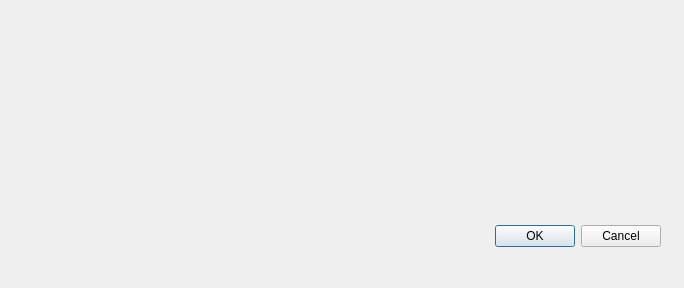
<?xml version="1.0" encoding="UTF-8"?>
<ui version="4.0">
 <class>Dialog</class>
 <widget class="QDialog" name="Dialog">
  <property name="geometry">
   <rect>
    <x>0</x>
    <y>0</y>
    <width>684</width>
    <height>288</height>
   </rect>
  </property>
  <property name="windowTitle">
   <string>Dialog</string>
  </property>
  <widget class="QDialogButtonBox" name="buttonBox">
   <property name="geometry">
    <rect>
     <x>320</x>
     <y>220</y>
     <width>341</width>
     <height>32</height>
    </rect>
   </property>
   <property name="orientation">
    <enum>Qt::Horizontal</enum>
   </property>
   <property name="standardButtons">
    <set>QDialogButtonBox::Cancel|QDialogButtonBox::Ok</set>
   </property>
  </widget>
  <widget class="QLabel" name="label">
   <property name="geometry">
    <rect>
     <x>30</x>
     <y>30</y>
     <width>631</width>
     <height>161</height>
    </rect>
   </property>
   <property name="text">
    <string/>
   </property>
   <property name="pixmap">
    <pixmap resource="UI/icon/resouce.qrc">:/w.jpg</pixmap>
   </property>
  </widget>
 </widget>
 <resources>
  <include location="UI/icon/resouce.qrc"/>
 </resources>
 <connections>
  <connection>
   <sender>buttonBox</sender>
   <signal>accepted()</signal>
   <receiver>Dialog</receiver>
   <slot>accept()</slot>
   <hints>
    <hint type="sourcelabel">
     <x>248</x>
     <y>254</y>
    </hint>
    <hint type="destinationlabel">
     <x>157</x>
     <y>274</y>
    </hint>
   </hints>
  </connection>
  <connection>
   <sender>buttonBox</sender>
   <signal>rejected()</signal>
   <receiver>Dialog</receiver>
   <slot>reject()</slot>
   <hints>
    <hint type="sourcelabel">
     <x>316</x>
     <y>260</y>
    </hint>
    <hint type="destinationlabel">
     <x>286</x>
     <y>274</y>
    </hint>
   </hints>
  </connection>
 </connections>
</ui>
